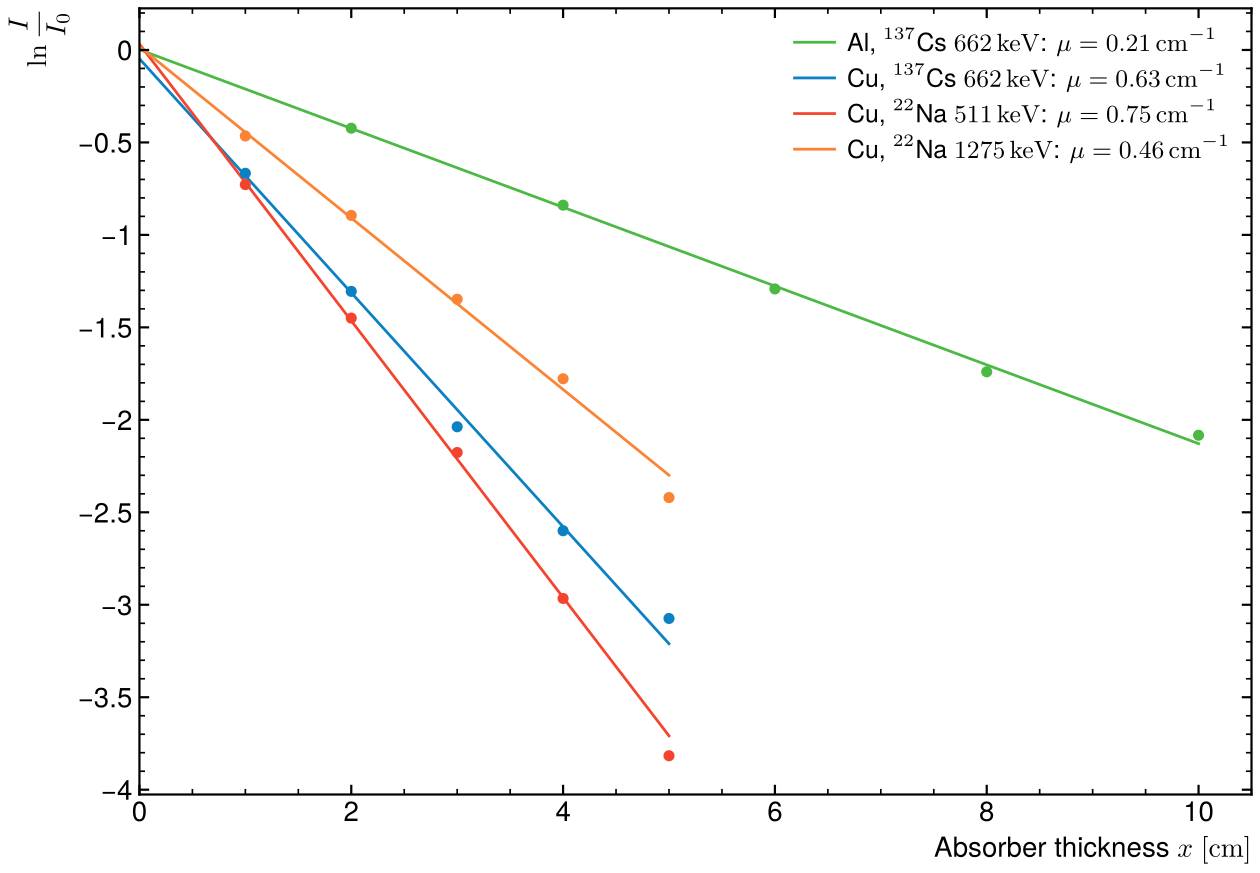

The Python source for this figure:
"""Attenuation of gamma rays in aluminium and copper (L3 nuclear physics lab).

A NaI scintillator counts the photopeak of a source behind absorbers of growing
thickness x. Beer-Lambert, I(x) = I0 exp(-mu x), makes ln(I/I0) a straight line
of slope -mu. Sources: 137Cs (662 keV) and 22Na (511 keV annihilation photons and
the 1275 keV line). The fitted mu are compared with NIST XCOM values.

    python3 attenuation.py     # fits + check + figure
Counts are photopeak integrals over the same run time; errors are Poisson.
"""
import sys
from pathlib import Path

import numpy as np

# NIST XCOM mass attenuation coefficients mu/rho [cm^2/g], coherent scattering included
# (physics.nist.gov/PhysRefData/XrayMassCoef), and densities [g/cm^3]
NIST_E = [500, 600, 800, 1250, 1500]       # keV
NIST = {"Al": ([8.445e-2, 7.802e-2, 6.841e-2, 5.496e-2, 5.006e-2], 2.699),
        "Cu": ([8.362e-2, 7.625e-2, 6.605e-2, 5.261e-2, 4.803e-2], 8.96)}

# Measured photopeak counts: (absorber, source, energy [keV], thickness [cm], counts,
# counts without absorber)
DATA = [
    ("Al", "$^{137}$Cs", 662, [2, 4, 6, 8, 10], [75731, 49951, 31757, 20289, 14398], 115628),
    ("Cu", "$^{137}$Cs", 662, [1, 2, 3, 4, 5], [59350, 31341, 15072, 8591, 5346], 115628),
    ("Cu", "$^{22}$Na", 511, [1, 2, 3, 4, 5], [83697, 40664, 19660, 8930, 3815], 173335),
    ("Cu", "$^{22}$Na", 1275, [1, 2, 3, 4, 5], [21115, 13743, 8736, 5683, 2989], 33624),
]


def mu_nist(material, e_kev):
    """Linear attenuation coefficient [cm^-1], log-log interpolation of the NIST table."""
    mu_rho, density = NIST[material]
    return density * np.exp(np.interp(np.log(e_kev), np.log(NIST_E), np.log(mu_rho)))


def fit_mu(x, n, n0):
    """Weighted straight-line fit of ln(n/n0) = -mu x + b. Returns mu, its error, b, y, sigma_y."""
    x, n = np.asarray(x, float), np.asarray(n, float)
    y = np.log(n / n0)
    sy = np.sqrt(1 / n + 1 / n0)
    (slope, b), cov = np.polyfit(x, y, 1, w=1 / sy, cov="unscaled")
    return -slope, np.sqrt(cov[0, 0]), b, y, sy


if __name__ == "__main__":
    import matplotlib
    matplotlib.use("Agg")
    import matplotlib.pyplot as plt

    # Optional house style (figstyle.py at the repository root)
    sys.path.insert(0, str(Path(__file__).resolve().parents[2]))
    import figstyle
    figstyle.apply()
    si_unit, si_qty = figstyle.unit, figstyle.qty

    fig, ax = plt.subplots(figsize=(6.5, 4.5))
    for (mat, src, e, x, n, n0), c in zip(DATA, ["C2", "C0", "C1", "C4"]):
        label = f"{mat}, {src} {e} keV"
        mu, dmu, b, y, sy = fit_mu(x, n, n0)
        mu_ref = mu_nist(mat, e)
        print(f"{label.replace('$^{', '').replace('}$', ''):22s} mu = {mu:.3f} +- {dmu:.3f} cm^-1   NIST {mu_ref:.3f}   "
              f"({100 * (mu / mu_ref - 1):+.0f} %)")
        # Check: within 15 %, the spread expected from a lab setup (geometry, scattered photons)
        assert abs(mu / mu_ref - 1) < 0.15, f"mu off for {label}"
        ax.errorbar(x, y, sy, fmt="o", color=c, ms=4, capsize=2)
        xx = np.linspace(0, max(x), 2)
        ax.plot(xx, b - mu * xx, color=c, lw=1, label=f"{mat}, {src} " + si_qty(e, r"\kilo\electronvolt", "keV") + ": $\\mu =$ " + si_qty(f"{mu:.2f}", r"\per\centi\metre", "cm^{-1}"))
    ax.set(xlabel="Absorber thickness $x$ " + si_unit(r"\centi\metre", "cm"), ylabel=r"$\ln\frac{I}{I_0}$", xlim=(0, 10.5))
    ax.legend(fontsize=9)
    fig.savefig("attenuation.png", dpi=200)
    print("Saved attenuation.png")
